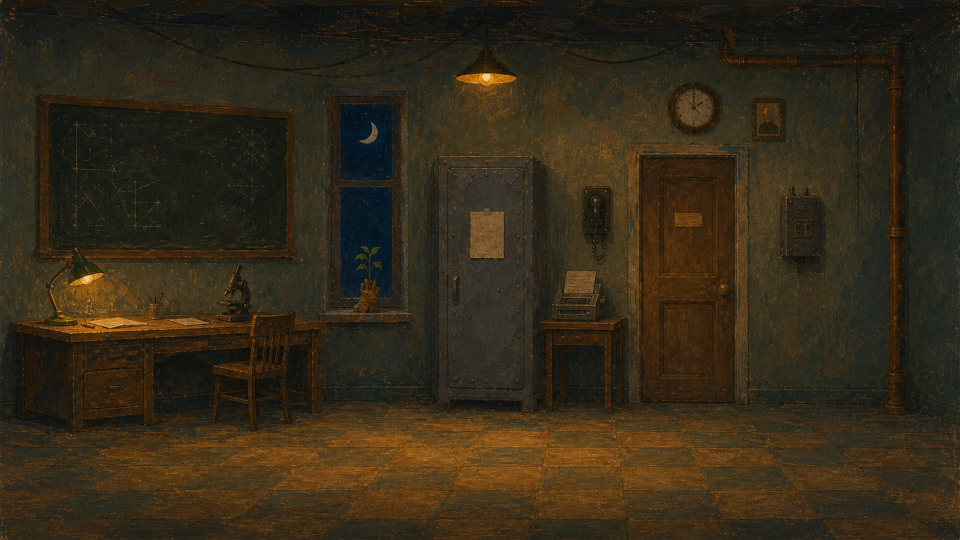
#> input picture experiments/01-before-inspection/art/src/bg_room_l.png, 1920 x 1080 px, found by its file name (shown at 1/2 size)
$ python stitch.py
#> lines starting #> are read from the running program, lines starting #| are printed output that depends on the picture
# tools/stitch.py — зшиває дві половини фону кімнати в одну панораму по вертикальній трубі.
# Чому так: генератор малює максимум 16:9, а кімната ширша за екран. Шов ховаємо в трубу,
# яка є на обох половинах (стіна), а на підлозі робимо ширший плавний перехід, бо там шов не сховати.
# Результат ріжемо на дві текстури ≤ 2048 px (обмеження prep.py і старих телефонів).
import numpy as np
from PIL import Image

L = np.asarray(Image.open('art/src/bg_room_l.png').convert('RGB')).astype(np.float32)
R = np.asarray(Image.open('art/src/bg_room_r.png').convert('RGB')).astype(np.float32)
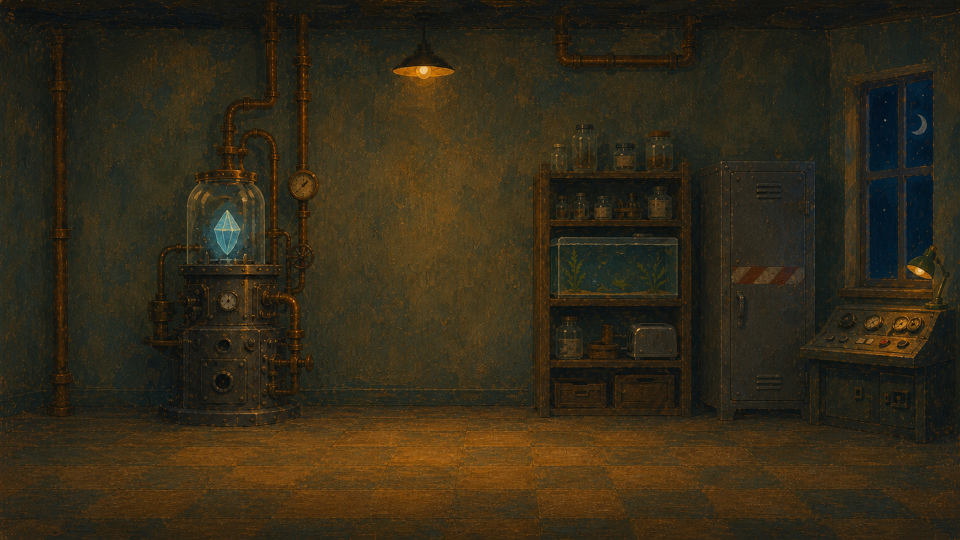
#> input picture experiments/01-before-inspection/art/src/bg_room_r.png, 1920 x 1080 px, found by its file name (shown at 1/2 size)
H = L.shape[0]
#> H = 1080
SEAM = 1788          # центр труби на лівій половині (виміряно по «мідних» стовпцях)
R_PIPE = 120         # центр тієї ж труби на правій половині
OFF = SEAM - R_PIPE  # де права половина стоїть у панорамі
W = OFF + R.shape[1]
#> W = 3588
FLOOR_Y = 800        # нижче — підлога

pan = np.zeros((H, W, 3), np.float32)
pan[:, :1920] = L
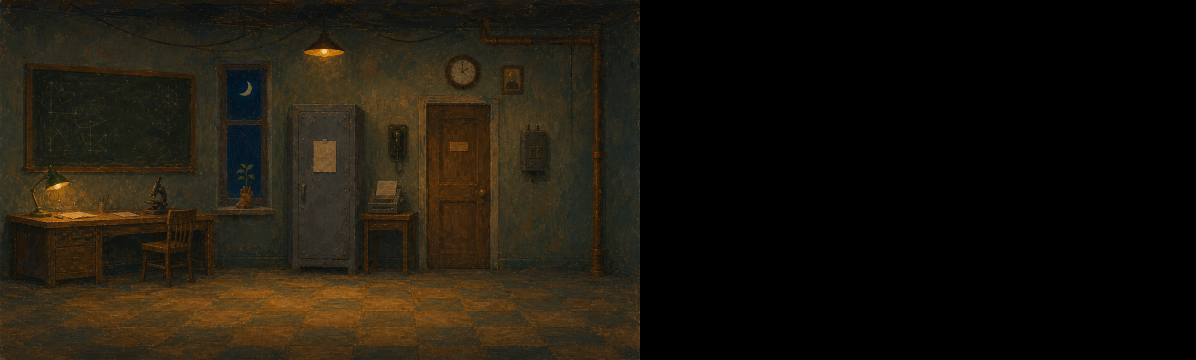
#> pan: shape (1080, 3588, 3) float32 (shown at 1/3 size); mean R, G, B 27.9, 22.5, 13
xs = np.arange(W)
#> xs = 3588 values from 0 to 3587
for y in range(H):
    half = 10 if y < FLOOR_Y else 140                     # стіна: різкий шов у трубі; підлога: плавний перехід
    w = np.clip((xs - (SEAM - half)) / (2 * half), 0, 1)  # 0 = ліва картинка, 1 = права
    row_r = np.zeros((W, 3), np.float32); row_r[OFF:] = R[y]
    row_l = np.zeros((W, 3), np.float32); row_l[:1920] = L[y]
    pan[y] = row_l * (1 - w[:, None]) + row_r * w[:, None]
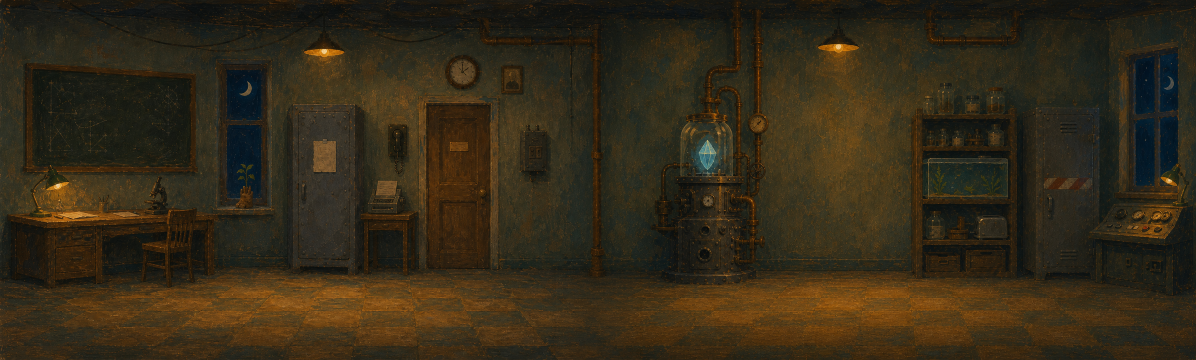
#> pan: shape (1080, 3588, 3) float32 (shown at 1/3 size); mean R, G, B 52.3, 42.5, 24.1
img = Image.fromarray(np.clip(pan, 0, 255).astype(np.uint8))
img.save('study/bg_room_pano.jpg', quality=90)             # повна панорама — для перегляду
mid = W // 2
#> mid = 1794
img.crop((0, 0, mid, H)).save('art/gen/bg_room_a.png')     # ліва текстура
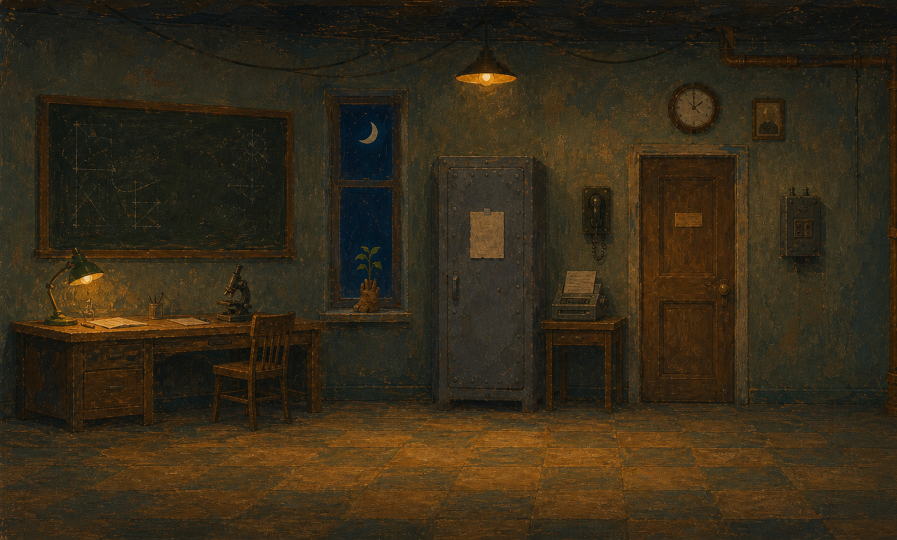
#> saved as bg_room_a.png: PIL image 1794x1080 RGB (shown at 1/2 size); mean R, G, B 53.1, 42.5, 24.1
img.crop((mid, 0, W, H)).save('art/gen/bg_room_b.png')     # права текстура
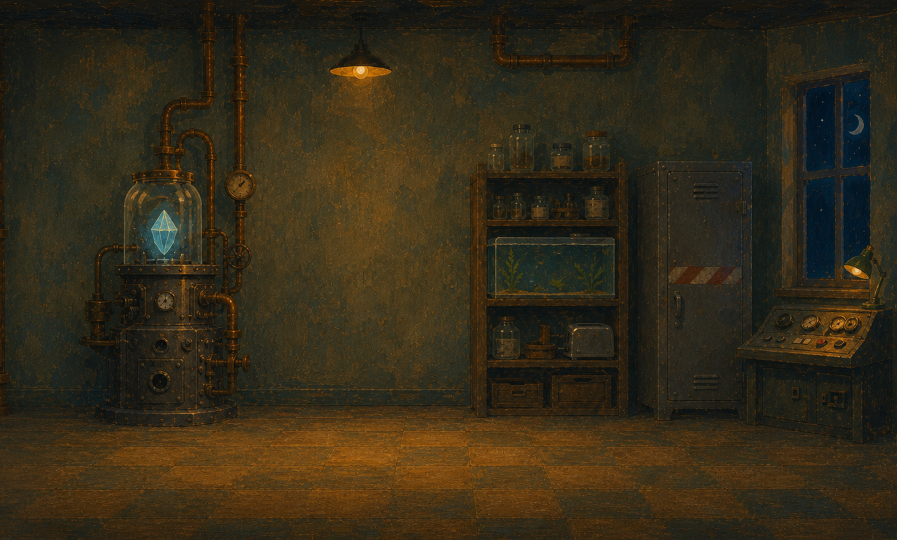
#> saved as bg_room_b.png: PIL image 1794x1080 RGB (shown at 1/2 size); mean R, G, B 51.4, 42.6, 24
print('panorama', W, 'x', H, '| textures', mid, W - mid)
#| panorama 3588 x 1080 | textures 1794 1794
